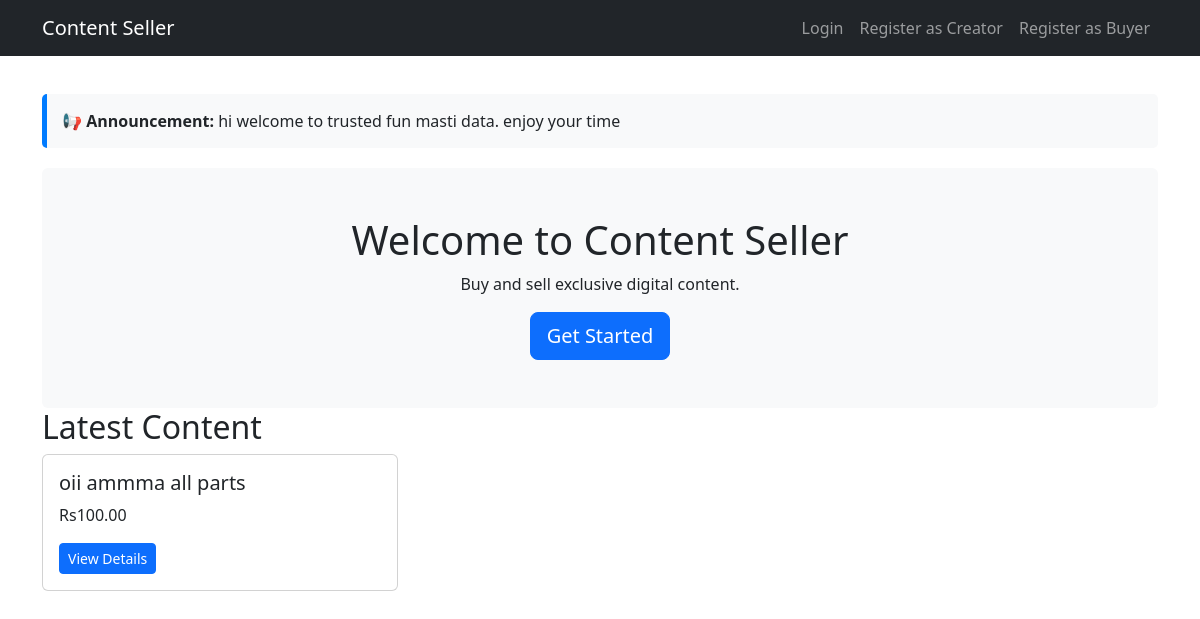
The app's page /, older data.
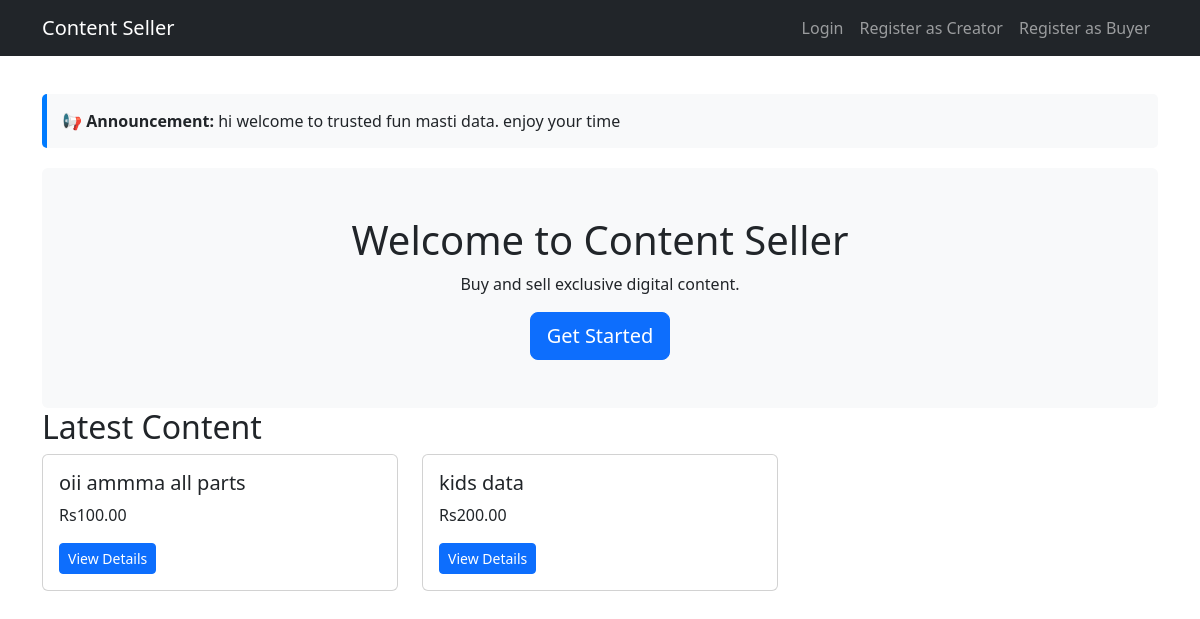
The same page, newer data.
### content/models.py (models this page shows, shortened)
class Content(models.Model):
    CONTENT_TYPES = (
        ('link', 'Link'),
        ('video', 'Video'),
    )
    zip_file = models.FileField(upload_to='content_zips/', blank=True, null=True, help_text="Upload a ZIP file containing all videos")
    creator = models.ForeignKey(settings.AUTH_USER_MODEL, on_delete=models.CASCADE, limit_choices_to={'role': 'creator'})
    title = models.CharField(max_length=200)
    description = models.TextField()
    content_type = models.CharField(max_length=10, choices=CONTENT_TYPES)
    link_url = models.URLField(blank=True, null=True)
    video_file = models.FileField(upload_to='videos/', blank=True, null=True)
    price = models.DecimalField(max_digits=10, decimal_places=2)
    is_active = models.BooleanField(default=True)
    is_approved = models.BooleanField(default=False, help_text="Admin approval required before buyers can see")
    created_at = models.DateTimeField(auto_now_add=True)
    updated_at = models.DateTimeField(auto_now=True)

### content/views.py (the view)
# urls.py: path('', home, name='home'),
def home(request):
    contents = Content.objects.filter(is_active=True, is_approved=True)[:6]
    admin_message = SiteMessage.objects.filter(is_active=True).first()
    return render(request, 'content/home.html', {
        'contents': contents,
        'admin_message': admin_message.message if admin_message else None
    })

### content/context_processors.py (called while the page is built)
def admin_message(request):
    msg = SiteMessage.objects.filter(is_active=True).first()
    return {'admin_message': msg.message if msg else None}

### templates/content/home.html (shortened to what this page needs)
{% extends "base.html" %}
{% block content %}
<div class="jumbotron text-center bg-light p-5 rounded">
    <h1>Welcome to Content Seller</h1>
    <p>Buy and sell exclusive digital content.</p>
    {% if not user.is_authenticated %}
        <a class="btn btn-primary btn-lg" href="{% url 'buyer_register' %}">Get Started</a>
    {% endif %}
</div>
<h2>Latest Content</h2>
<div class="row">
    {% for content in contents %}
        <div class="col-md-4 mb-4">
            <div class="card h-100">
                <div class="card-body">
                    <h5>{{ content.title }}</h5>
                    <p>Rs{{ content.price }}</p>
                    <a href="{% url 'content_detail' content.id %}" class="btn btn-sm btn-primary">View Details</a>
                </div>
            </div>
        </div>
    {% empty %}
        <p>No content yet.</p>
    {% endfor %}
</div>
{% endblock %}

Row changes from the older to the newer data that the page shows:
added Content: title "kids data", price "200.00"
